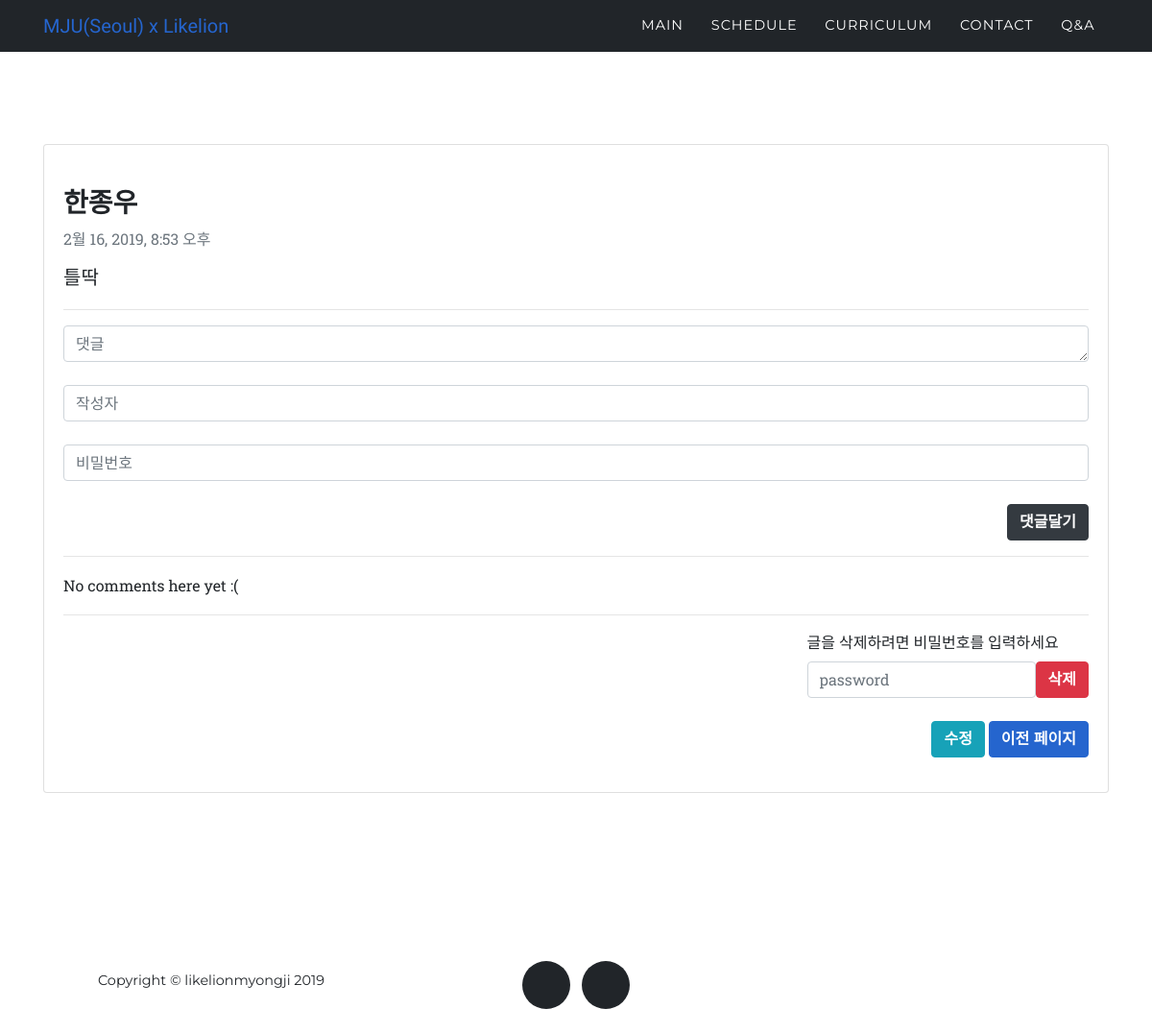
Page /question/6/ on the committed database.
### question/models.py (models this page shows, shortened)
class Question(models.Model):
    title = models.CharField(max_length=200)
    pub_date = models.DateTimeField('date published')
    body = models.TextField()
    writer = models.CharField(max_length=10)
    password = models.CharField(max_length=50)

### question/views.py (the view)
# urls.py: path('question/<int:question_id>/', question.views.question_detail, name='question_detail'),
def question_detail(request, question_id):
    detail = get_object_or_404(Question, pk=question_id)
    return render(request, 'question_detail.html', {'detail':detail})

### question/templates/question_detail.html (shortened to what this page needs)
{% extends 'question_base.html' %}
{% block content %}
<section>
    <div class="container">
      <div class="card">
        <div class="card-body">
          <br>
          <h3 class="card-title">{{detail.title}}</h3>
          <p class="card-subtitle mb-2 text-muted">{{detail.pub_date}}</p>
          <p class="lead"> {{detail.body}}</p>
          <hr>
          <form method ="POST" action ="{% url 'comment' detail.id %}" class="text-right">
              <textarea class="form-control" name="content" rows="1" cols="30" placeholder="댓글"></textarea>
              <br>
              <input class="form-control" type="text" placeholder="작성자" name="writer">
              <br>
              <input class="form-control" type="text" placeholder="비밀번호" name="password">
              <br>
              <input class="btn btn-dark" type="submit" value="댓글달기">
          </form>
          <hr>
          {% for comment in detail.comments.all %}
            <div class="comment">
              <div class="date">{{ comment.pub_date }}</div>
                <a class="btn btn-danger btn-sm float-right" href="{% url 'comment_delete' detail.id comment.id %}">
                  <i class="fas fa-trash-alt"></i>
                </a>
                <strong>{{ comment.writer }}</strong>
                <p>{{ comment.content|linebreaks }}</p>
              </div>
          {% empty %}
            <p>No comments here yet :(</p>
          {% endfor %}
          <hr>
          <div class="float-right">
            <label>글을 삭제하려면 비밀번호를 입력하세요</label>
            <form action="{%url 'question_delete' detail.id%}" method="POST" class="form-inline">
              <div class="col-xs-2">
                <input type="password" class="form-control" name="password" placeholder="password">
              </div>
              <input type="submit" class="btn btn-danger" value="삭제">
            </form>
            <br>
            <p class="text-right">
              <a class="btn btn-info" href="{%url 'question_edit' detail.id%}" role="button">수정</a>
              <a class="btn btn-primary" href="{%url 'question_list'%}" role="button">이전 페이지</a>
            </p>
          </div>
        </div>
      </div>
    </div>
</section>
{% endblock %}

### rows in the picture
Question: title "한종우", pub_date "2월 16, 2019, 8:53 오후", body "틀딱"
